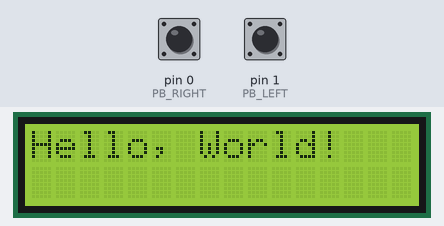
This sketch was run on a simulated Arduino Uno, built with avr-gcc and run on an emulated ATmega328P. Parts: 16×2 character LCD. Wiring (inferred from the names in the program): character LCD (HD44780): RS pin 12; E pin 11; data pin 5, pin 4, pin 3, pin 2. Inputs (shaded band) come from the test bench; at power-on: pin 0 (PB_RIGHT) HIGH, pin 1 (PB_LEFT) HIGH.

Above: at 2.3 s.
2.4 s: pin 0 (PB_RIGHT) pulled LOW for 0.15 s
At 3.6 s:
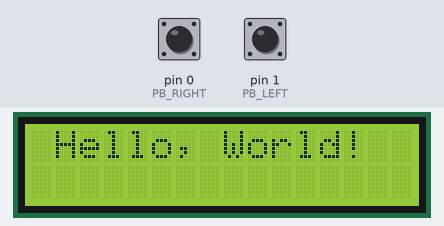
4.0 s: pin 0 (PB_RIGHT) pulled LOW for 1 s
At 5.1 s:
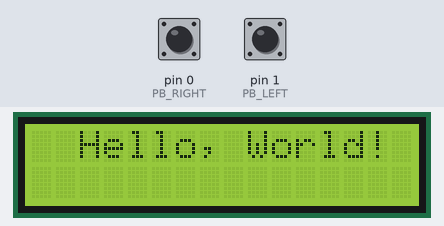
Timing chart, 0 to 7.0 s (numbered marks = the images above; inputs shaded):
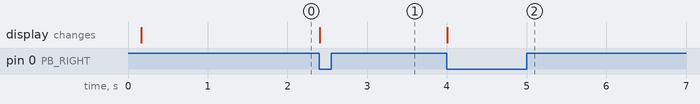

Measured:
- after the input at 2.4 s, the display: changes at once (image 1)
- after the input at 4.0 s, the display: changes at once (image 2)

The sketch:

LCD_Display.ino
```cpp
#include "Display.h"
#include "CGRAM.h"
/*--------------------------------------------------------------------------------------------------------------*/
bool PB_0, STATE_PB0_0, STATE_PB0_1;
bool PB_1, STATE_PB1_0, STATE_PB1_1;
const char welcome[] = "Hello, World!";
const char str[] = "MaksRoma here";
uint8_t i;
uint32_t time;
/*--------------------------------------------------------------------------------------------------------------*/
void setup()
{

  pinMode(RS,OUTPUT);
  pinMode(E,OUTPUT);

  pinMode(DB4,OUTPUT);
  pinMode(DB5,OUTPUT);
  pinMode(DB6,OUTPUT);
  pinMode(DB7,OUTPUT);
  pinMode(DB4,OUTPUT);

  pinMode(PB_LEFT,INPUT_PULLUP);
  pinMode(PB_RIGHT,INPUT_PULLUP);

  pinMode(0, INPUT_PULLUP);

  LCD_Setup();

  //uncomment, if you want use custom characters
  // Print_CMD(0x40);
  // Set_CGRAM(_Pattern_1);
  // Set_CGRAM(_Pattern_2);
  // Set_CGRAM(_Pattern_3);
  // Set_CGRAM(_Pattern_4);
  // Set_CGRAM(_Pattern_5);
  // Set_CGRAM(_Pattern_6);
  // Set_CGRAM(_Pattern_7);
  // Set_CGRAM(_Pattern_8);


  Print_CMD(0x80);
  for(i = 0; i < sizeof(welcome) - 1; i++)
    Print_Data(welcome[i]);
  delay(1000);

  time = millis();
}
/*--------------------------------------------------------------------------------------------------------------*/
void loop()
{
  PB_0 = digitalRead(PB_RIGHT);
  PB_1 = digitalRead(PB_LEFT);

  if(millis() > time + 50)
  {
    //PB_0 == 1
    if(PB_0 == 0)
    {
      if(STATE_PB0_0 == 0 && STATE_PB0_1 == 0)
        STATE_PB0_0 = 1;

      else if(STATE_PB0_0 == 1 && STATE_PB0_1 == 0)
      {
        Print_CMD(CURSOR_SHIFT | DISPLAY_MOVE | MOVE_RIGHT);
        delay(50);
        STATE_PB0_1 = 1;
      }

      else if(STATE_PB0_0 == 1 && STATE_PB0_1 == 1)
        ;
    }
    //PB_0 == 0
    else if(PB_0 == 1)
    {
      if(STATE_PB0_0 == 1 && STATE_PB0_1 == 1)
        STATE_PB0_0 = 0;

      else if(STATE_PB0_0 == 0 && STATE_PB0_1 == 1)
        STATE_PB0_1 = 0;
    }


    //PB_1 == 1
    if(PB_1 == 0)
    {
      if(STATE_PB1_0 == 0 && STATE_PB1_1 == 0)
      {
        STATE_PB1_0 = 1;
      }
      else if(STATE_PB1_0 == 1 && STATE_PB1_1 == 0)
      {
        Print_CMD(CURSOR_SHIFT | DISPLAY_MOVE | MOVE_LEFT);
        delay(50);
        STATE_PB1_1 = 1;
      }
      else if(STATE_PB1_0 == 1 && STATE_PB1_1 == 1)
      {
        ;
      }
    }
    //PB_1 == 0
    else if(PB_1 == 1)
    {
      if(STATE_PB1_0 == 1 && STATE_PB1_1 == 1)
      {
        STATE_PB1_0 = 0;
      }
      else if(STATE_PB1_0 == 0 && STATE_PB1_1 == 1)
      {
        STATE_PB1_1 = 0;
      }
    }
  }
}
/*--------------------------------------------------------------------------------------------------------------*/
```

CGRAM.h
```cpp
#ifndef CGRAM_h
#define CGRAM_h

//
byte _Pattern_1[8] =
{
	0b00000,
	0b00000,
	0b00000,
	0b00000,
	0b00000,
	0b00000,
	0b00000,
	0b00000
};

//
byte _Pattern_2[8] =
{
  0b00000,
	0b00000,
	0b00000,
	0b00000,
	0b00000,
	0b00000,
	0b00000,
	0b00000
};

//
byte _Pattern_3[8] =
{
	0b00000,
	0b00000,
	0b00000,
	0b00000,
	0b00000,
	0b00000,
	0b00000,
	0b00000
};

//
byte _Pattern_4[8] =
{
	0b00000,
	0b00000,
	0b00000,
	0b00000,
	0b00000,
	0b00000,
	0b00000,
	0b00000
};

//
byte _Pattern_5[8] =
{
	0b00000,
	0b00000,
	0b00000,
	0b00000,
	0b00000,
	0b00000,
	0b00000,
	0b00000
};

//
byte _Pattern_6[8] =
{
	0b00000,
	0b00000,
	0b00000,
	0b00000,
	0b00000,
	0b00000,
	0b00000,
	0b00000
};

//
byte _Pattern_7[8] =
{
	0b00000,
	0b00000,
	0b00000,
	0b00000,
	0b00000,
	0b00000,
	0b00000,
	0b00000
};

//
byte _Pattern_8[8] =
{
	0b00000,
	0b00000,
	0b00000,
	0b00000,
	0b00000,
	0b00000,
	0b00000,
	0b00000
};

#endif
```

Display.cpp
```cpp
#include <stdint.h>
#include "Arduino.h"
#include "Display.h"
/*--------------------------------------------------------------------------------------------------------------*/
void Print_DBus(uint8_t num)
{
  digitalWrite(DB4,(num & 0x1) >> 0);
  digitalWrite(DB5,(num & 0x2) >> 1);
  digitalWrite(DB6,(num & 0x4) >> 2);
  digitalWrite(DB7,(num & 0x8) >> 3);
  //latching
  delayMicroseconds(500);
  digitalWrite(E,HIGH);
  delayMicroseconds(500);
  digitalWrite(E,LOW);
  delayMicroseconds(500);
}
/*--------------------------------------------------------------------------------------------------------------*/
void Print_Data(uint8_t data)
{
  digitalWrite(RS, HIGH);
  //print MSB 4 bits
  Print_DBus((data & 0xF0) >> 4);
  //print LSB 4 bits
  Print_DBus(data & 0x0F);
}
/*--------------------------------------------------------------------------------------------------------------*/
void Print_CMD(uint8_t cmd)
{
  digitalWrite(RS, LOW);
  //print MSB 4 bits
  Print_DBus((cmd & 0xF0) >> 4);
  //print LSB 4 bits
  Print_DBus(cmd & 0x0F);
}
/*--------------------------------------------------------------------------------------------------------------*/
void LCD_Setup()
{
  delay(100);

  digitalWrite(RS, LOW);

  //Sets to 4-bit operation. otherwise, next instructions will be wrong execute
  Print_DBus(0x3);
  delay(5);
  Print_DBus(0x3);
  delayMicroseconds(100);
  Print_DBus(0x3);
  delayMicroseconds(100);

  Print_DBus(0x2);
  delayMicroseconds(100);
  Print_CMD(FUNCTION_SET | _4BIT_MODE | _2_LINE | _5x8_DOTS);
  Print_CMD(DISPLAY_CONTROL | DISPLAY_ON );
  Print_CMD(ENTRY_MODE_SET | ENTRY_LEFT);
  Print_CMD(CLEAR_SCREEN);
}
/*--------------------------------------------------------------------------------------------------------------*/
void Set_CGRAM(uint8_t* Char_Arr)
{
  Print_Data(Char_Arr[0]);
  Print_Data(Char_Arr[1]);
  Print_Data(Char_Arr[2]);
  Print_Data(Char_Arr[3]);
  Print_Data(Char_Arr[4]);
  Print_Data(Char_Arr[5]);
  Print_Data(Char_Arr[6]);
  Print_Data(Char_Arr[7]);
}
/*--------------------------------------------------------------------------------------------------------------*/
void Print_To_LCD(char* str)
{
  for(uint8_t i = 0; str[i] != '\0'; i++)
    Print_Data(str[i]);
}
/*--------------------------------------------------------------------------------------------------------------*/
void Print_To_LCD(const char* str)
{
  for(uint8_t i = 0; str[i] != '\0'; i++)
    Print_Data(str[i]);
}
/*--------------------------------------------------------------------------------------------------------------*/
void Print_To_LCD(int32_t num,uint8_t base)
{
  uint8_t i = 0;
  uint8_t size = floor(log10((double)num) + 1);
  char buf[size] = {'\0'};

  ltoa(num, buf, base);

  for(i = 0; i < strlen(buf); i++)
    Print_Data(buf[i]);
}
/*--------------------------------------------------------------------------------------------------------------*/
```

Display.h
```cpp
#include <stdint.h>
#include <stdlib.h>
#include <string.h>
#include "Arduino.h"
/*--------------------------------------------------------------------------------------------------------------*/
#ifndef Display_h
#define Display_h
/*--------------------------------------------------------------------------------------------------------------*/
//Port D
#define PB_RIGHT  0
#define PB_LEFT   1
#define DB7       2
#define DB6       3
#define DB5       4
#define DB4       5

//Port B
#define E   11
#define RS  12

//macros for Print_To_LCD function
#define DEC 10
#define HEX 16

//instruction macros
#define CLEAR_SCREEN          0x01
#define RETURN_HOME           0x02
#define ENTRY_MODE_SET        0x04
#define DISPLAY_CONTROL       0x08
#define CURSOR_SHIFT          0x10
#define FUNCTION_SET          0x20
#define SET_CGRAM_ADDR        0x40
#define SET_DDRAM_ADDR        0x80

// flags for display entry mode
#define ENTRY_RIGHT           0x00
#define ENTRY_LEFT            0x02
#define ENTRY_SHIFT_INCREMENT 0x01
#define ENTRY_SHIFT_DECREMENT 0x00

// flags for display on/off control
#define DISPLAY_ON            0x04
#define DISPLAY_OFF           0x00
#define CURSOR_ON             0x02
#define CURSOR_OFF            0x00
#define BLINK_ON              0x01
#define BLINK_OFF             0x00

// flags for display/cursor shift
#define DISPLAY_MOVE          0x08
#define CURSOR_MOVE           0x00
#define MOVE_RIGHT            0x04
#define MOVE_LEFT             0x00

// flags for function set
#define _8BIT_MODE            0x10
#define _4BIT_MODE            0x00
#define _2_LINE               0x08
#define _1_LINE               0x00
#define _5x10_DOTS            0x04
#define _5x8_DOTS             0x00
/*--------------------------------------------------------------------------------------------------------------*/
//print data to screen
void Print_Data(uint8_t data);

//print command to lcd
void Print_CMD(uint8_t cmd);

//Setup Display
void LCD_Setup();

//set custom character to CGRAM
void Set_CGRAM(uint8_t* Char_Arr);

//print some data (string,number etc.) to lcd
void Print_To_LCD(char* str);
void Print_To_LCD(const char* str);
void Print_To_LCD(int32_t num, uint8_t base = DEC);
/*--------------------------------------------------------------------------------------------------------------*/
#endif
```
